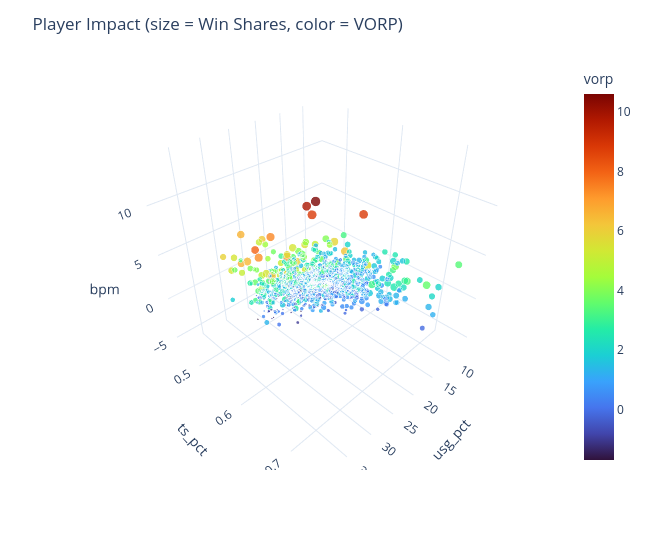

Notebook code cell kept with this figure:
### Markdown cell above
<div dir="rtl" style="text-align: right;">

### معرفی ستونها

- **`usg_pct` — درصد استفاده از مالکیت توپ:** نشان میدهد چه درصدی از مالکیتهای تیم هنگام حضور بازیکن در زمین، با اقدام او برای شوتزدن، از دست دادن توپ یا گرفتن پرتاب آزاد به پایان میرسد. این شاخص میزان مشارکت بازیکن در حمله را نشان میدهد.

- **`ts_pct` — درصد شوتزنی واقعی:** معیاری برای سنجش کارایی امتیازگیری بازیکن است که شوتهای دوامتیازی، سهامتیازی و پرتابهای آزاد را در نظر میگیرد.

- **`bpm` — امتیاز تأثیر بازیکن:** تخمینی از تأثیر کلی بازیکن بر عملکرد تیم، به ازای هر ۱۰۰ مالکیت توپ و در مقایسه با میانگین لیگ است. مقدار مثبت معمولاً نشاندهنده تأثیر بهتر از میانگین لیگ است.

- **`vorp` — ارزش بازیکن نسبت به بازیکن جایگزین:** تخمین میزند بازیکن در مقایسه با یک بازیکن جایگزین در سطح پایینتر، چه میزان ارزش اضافی برای تیم ایجاد میکند. مقدار بالاتر معمولاً نشاندهنده ارزش بیشتر است.

- **`ws` — بردهای کسبشده:** تخمینی از سهم بازیکن در پیروزیهای تیم است که عملکرد تهاجمی و دفاعی او را در نظر میگیرد.

- **`mp` — مجموع دقایق بازی:** تعداد کل دقایقی که بازیکن در طول فصل در زمین حضور داشته است.

</div>

### Code cell
d = players[players.mp >= 1500].dropna(subset=["usg_pct", "ts_pct", "bpm", "vorp", "ws"]).copy()
d["size"] = d.ws.clip(lower=0.5)

fig = px.scatter_3d(d, x="usg_pct", y="ts_pct", z="bpm", color="vorp", size="size",
                    size_max=16, hover_name="name", opacity=0.8, color_continuous_scale="Turbo")
fig.update_layout(title="Player Impact (size = Win Shares, color = VORP)", height=550,width=650)
fig.show()

### Figure 1 — Plotly figure (JSON) as saved in the notebook; plotly's stock layout.template omitted (floating-point values rounded to 4 significant figures; data arrays with more than 128 entries replaced by an {"elided": "..."} marker saying what was removed)
{"data": [{"hovertemplate": "<b>%{hovertext}</b><br><br>usg_pct=%{x}<br>ts_pct=%{y}<br>bpm=%{z}<br>size=%{marker.size}<br>vorp=%{marker.color}<extra></extra>", "hovertext": {"elided": "837 str values"}, "legendgroup": "", "marker": {"color": {"elided": "837 float values"}, "coloraxis": "coloraxis", "opacity": 0.8, "size": {"elided": "837 float values"}, "sizemode": "area", "sizeref": 0.06641, "symbol": "circle"}, "mode": "markers", "name": "", "scene": "scene", "showlegend": false, "type": "scatter3d", "x": {"elided": "837 float values"}, "y": {"elided": "837 float values"}, "z": {"elided": "837 float values"}}], "layout": {"coloraxis": {"colorbar": {"title": {"text": "vorp"}}, "colorscale": [[0, "#30123b"], [0.07143, "#4145ab"], [0.1429, "#4675ed"], [0.2143, "#39a2fc"], [0.2857, "#1bcfd4"], [0.3571, "#24eca6"], [0.4286, "#61fc6c"], [0.5, "#a4fc3b"], [0.5714, "#d1e834"], [0.6429, "#f3c63a"], [0.7143, "#fe9b2d"], [0.7857, "#f36315"], [0.8571, "#d93806"], [0.9286, "#b11901"], [1, "#7a0402"]]}, "height": 550, "legend": {"itemsizing": "constant", "tracegroupgap": 0}, "margin": {"t": 60}, "scene": {"domain": {"x": [0, 1], "y": [0, 1]}, "xaxis": {"title": {"text": "usg_pct"}}, "yaxis": {"title": {"text": "ts_pct"}}, "zaxis": {"title": {"text": "bpm"}}}, "title": {"text": "Player Impact (size = Win Shares, color = VORP)"}, "width": 650}}
